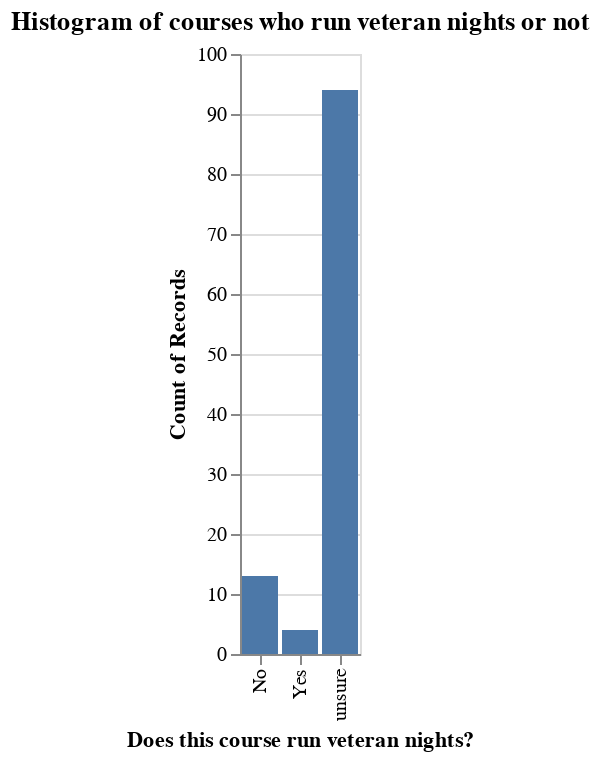

Write notebook code for a chart like this one.
### Code cell
alt.Chart(golf_temp,title='Histogram of courses who run veteran nights or not').mark_bar().encode(
    x=alt.X('has_veterans_night:N',title='Does this course run veteran nights?'),
    y=alt.Y('count():Q')
)
